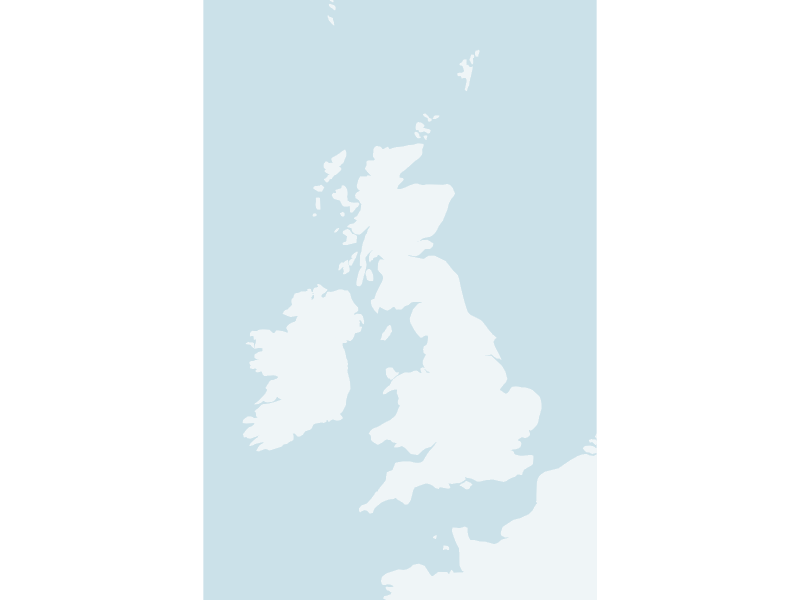

R code for this plot:
# install.packages(c("sf", "ggplot2", "rnaturalearth"))

library(sf)
library(ggplot2)
library(rnaturalearth)

# Land polygons
land <- ne_countries(
  scale = "medium",
  returnclass = "sf"
)

# Define map extent
xmin <- -12
xmax <- 4
ymin <- 48
ymax <- 62

# Create map
p <- ggplot() +
  
  # Sea background
  annotate(
    "rect",
    xmin = xmin,
    xmax = xmax,
    ymin = ymin,
    ymax = ymax,
    fill = "#CBE1E9"
  ) +
  
  # Land polygons
  geom_sf(
    data = land,
    fill = "#EFF5F7",
    colour = "#EFF5F7",
    linewidth = 0.2
  ) +
  
  coord_sf(
    xlim = c(xmin, xmax),
    ylim = c(ymin, ymax),
    expand = FALSE
  ) +
  
  theme_void()

# Save SVG
ggsave(
  "Basemap.svg",
  p,
  width = 10,
  height = 8,
  device = "svg"
)
